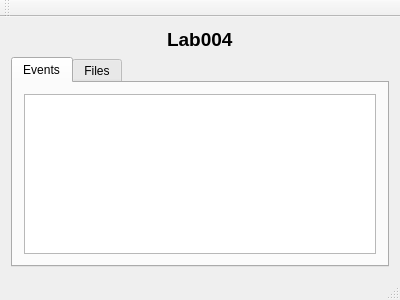
<?xml version="1.0" encoding="UTF-8"?>
<ui version="4.0">
 <class>MainWindow</class>
 <widget class="QMainWindow" name="MainWindow">
  <property name="geometry">
   <rect>
    <x>0</x>
    <y>0</y>
    <width>400</width>
    <height>300</height>
   </rect>
  </property>
  <property name="windowTitle">
   <string>MainWindow</string>
  </property>
  <widget class="QWidget" name="centralWidget">
   <layout class="QVBoxLayout" name="verticalLayout">
    <item>
     <layout class="QHBoxLayout" name="horizontalLayout">
      <item>
       <spacer name="horizontalSpacer">
        <property name="orientation">
         <enum>Qt::Horizontal</enum>
        </property>
        <property name="sizeHint" stdset="0">
         <size>
          <width>40</width>
          <height>20</height>
         </size>
        </property>
       </spacer>
      </item>
      <item>
       <widget class="QLabel" name="label">
        <property name="font">
         <font>
          <pointsize>14</pointsize>
          <weight>75</weight>
          <bold>true</bold>
         </font>
        </property>
        <property name="text">
         <string>Lab004</string>
        </property>
       </widget>
      </item>
      <item>
       <spacer name="horizontalSpacer_2">
        <property name="orientation">
         <enum>Qt::Horizontal</enum>
        </property>
        <property name="sizeHint" stdset="0">
         <size>
          <width>40</width>
          <height>20</height>
         </size>
        </property>
       </spacer>
      </item>
     </layout>
    </item>
    <item>
     <widget class="QTabWidget" name="tabWidget">
      <property name="currentIndex">
       <number>0</number>
      </property>
      <widget class="QWidget" name="tab">
       <attribute name="title">
        <string>Events</string>
       </attribute>
       <layout class="QVBoxLayout" name="verticalLayout_2">
        <item>
         <widget class="QTextEdit" name="textEdit"/>
        </item>
       </layout>
      </widget>
      <widget class="QWidget" name="tab_2">
       <attribute name="title">
        <string>Files</string>
       </attribute>
       <layout class="QVBoxLayout" name="verticalLayout_3">
        <item>
         <layout class="QHBoxLayout" name="horizontalLayout_2">
          <item>
           <widget class="QLabel" name="label_2">
            <property name="text">
             <string>Filename</string>
            </property>
           </widget>
          </item>
          <item>
           <widget class="QLineEdit" name="filenameLineEdit"/>
          </item>
          <item>
           <widget class="QPushButton" name="loadButton">
            <property name="text">
             <string>Load</string>
            </property>
           </widget>
          </item>
         </layout>
        </item>
        <item>
         <widget class="QComboBox" name="comboBox"/>
        </item>
        <item>
         <spacer name="verticalSpacer">
          <property name="orientation">
           <enum>Qt::Vertical</enum>
          </property>
          <property name="sizeHint" stdset="0">
           <size>
            <width>20</width>
            <height>95</height>
           </size>
          </property>
         </spacer>
        </item>
       </layout>
      </widget>
     </widget>
    </item>
   </layout>
  </widget>
  <widget class="QMenuBar" name="menuBar">
   <property name="geometry">
    <rect>
     <x>0</x>
     <y>0</y>
     <width>400</width>
     <height>20</height>
    </rect>
   </property>
  </widget>
  <widget class="QToolBar" name="mainToolBar">
   <attribute name="toolBarArea">
    <enum>TopToolBarArea</enum>
   </attribute>
   <attribute name="toolBarBreak">
    <bool>false</bool>
   </attribute>
  </widget>
  <widget class="QStatusBar" name="statusBar"/>
 </widget>
 <layoutdefault spacing="6" margin="11"/>
 <resources/>
 <connections/>
</ui>
